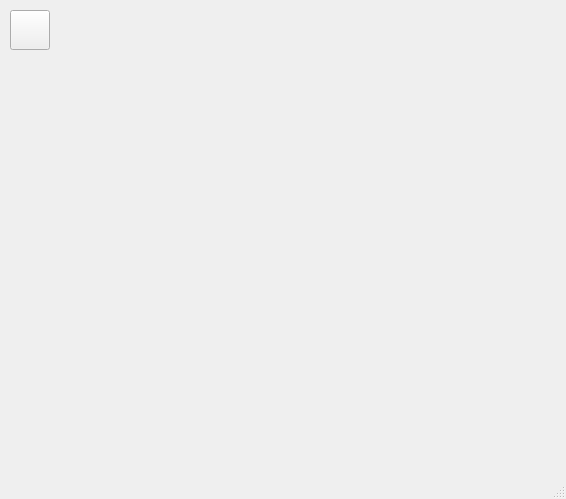
<?xml version="1.0" encoding="UTF-8"?>
<ui version="4.0">
 <class>MainWindow</class>
 <widget class="QMainWindow" name="MainWindow">
  <property name="geometry">
   <rect>
    <x>0</x>
    <y>0</y>
    <width>566</width>
    <height>499</height>
   </rect>
  </property>
  <property name="windowTitle">
   <string>MainWindow</string>
  </property>
  <widget class="QWidget" name="centralwidget">
   <widget class="QPushButton" name="pb">
    <property name="geometry">
     <rect>
      <x>10</x>
      <y>10</y>
      <width>40</width>
      <height>40</height>
     </rect>
    </property>
    <property name="text">
     <string/>
    </property>
    <property name="icon">
     <iconset>
      <normaloff>0.png</normaloff>0.png</iconset>
    </property>
    <property name="iconSize">
     <size>
      <width>40</width>
      <height>40</height>
     </size>
    </property>
   </widget>
  </widget>
  <widget class="QMenuBar" name="menubar">
   <property name="geometry">
    <rect>
     <x>0</x>
     <y>0</y>
     <width>566</width>
     <height>21</height>
    </rect>
   </property>
  </widget>
  <widget class="QStatusBar" name="statusbar"/>
 </widget>
 <resources/>
 <connections/>
</ui>
